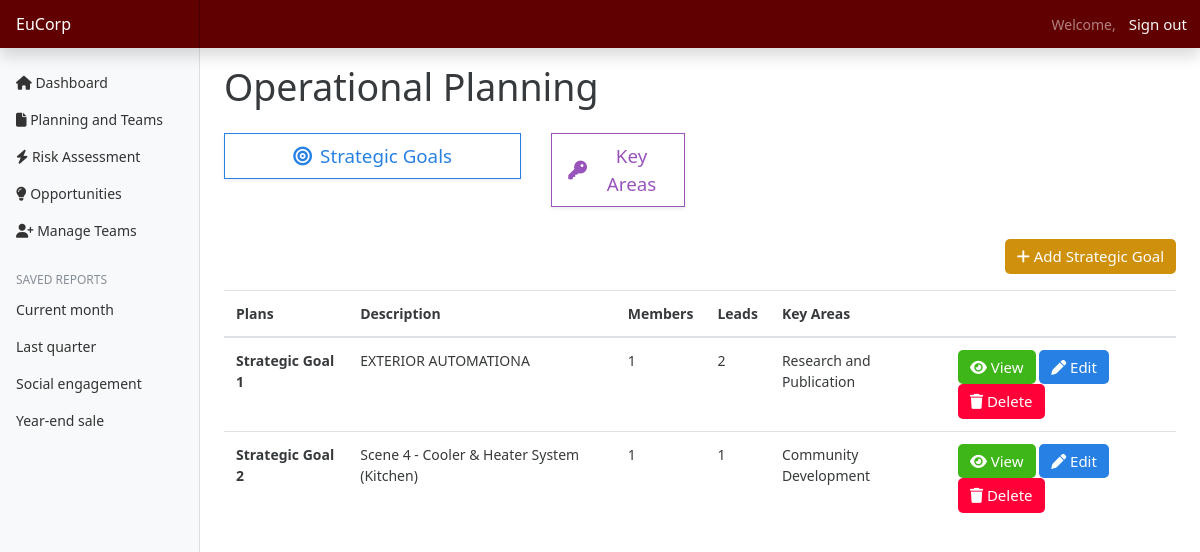
The app's page /plans/ (signed in), older data.
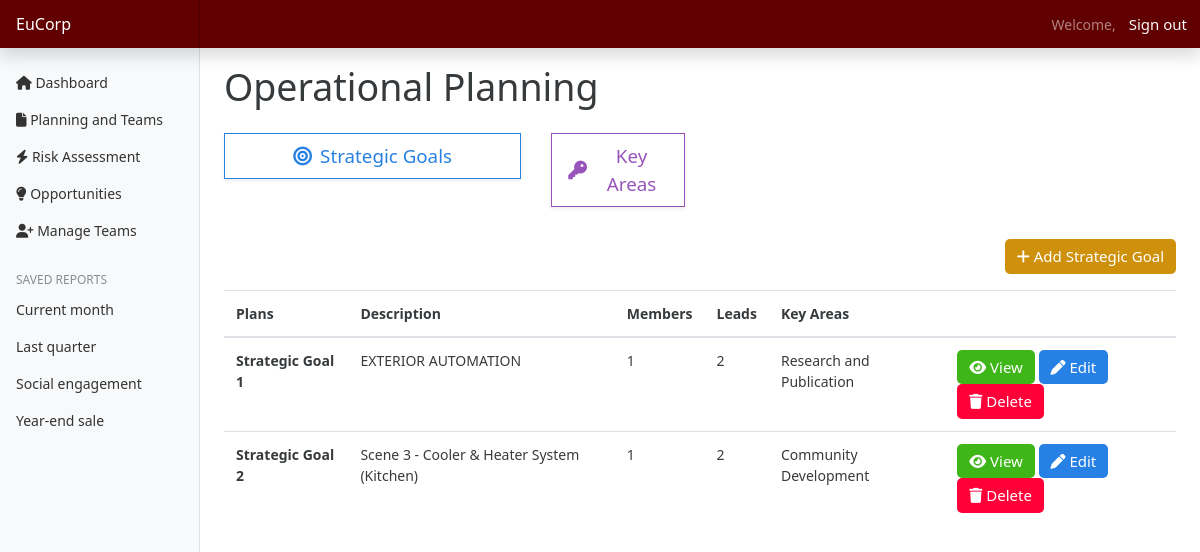
The same page, newer data.
### plans/models.py (models this page shows, shortened)
class StrategicGoals(models.Model):
    goal_id = models.AutoField(primary_key=True)
    name = models.CharField(max_length=255)
    keyArea = models.ForeignKey(KeyAreas, on_delete=models.CASCADE)
    members = models.ManyToManyField(DepartmentHeads)
    leads = models.ManyToManyField(Lead)  # Ensure this is ManyToManyField if needed
    class Meta:
        unique_together = (('goal_id',))

class KeyAreas(models.Model):
    name = models.CharField(max_length=255)
    department = models.ForeignKey(to=DepartmentHeads, on_delete=models.CASCADE)

### plans/views.py (the view, shortened to what this page needs)
# urls.py: path('', views.index, name="dashboard"),
@login_required(login_url='authentication/login')
def index(request):
    if request.user.is_superuser:
        strategicGoals = StrategicGoals.objects.all()
        context = {
            'strategicGoals': strategicGoals
        }
        return render(request, 'plans/indexAdmin.html', context)

### departments/models.py (called while the page is built)
    def __str__(self):
        return self.name

### leads/models.py (called while the page is built)
    def __str__(self):
        return self.name

### templates/plans/indexAdmin.html (shortened to what this page needs)
{% extends 'base.html' %}
{% load static %}
{% block content %}
<h1>Operational Planning </h1>
<div class="row mt-4">
  <div class="col-md-4">
    <a href="{% url 'plans' %}" class="btn btn-outline-primary btn-lg btn-block shadow-sm d-flex align-items-center justify-content-center" role="button">
      <i class="fas fa-bullseye mr-2"></i>
      Strategic Goals
    </a>
  </div>
  <div class="col-md-2 mb-3">
    <a href="{% url 'keyAreas' %}" class="btn btn-outline-info btn-lg btn-block shadow-sm d-flex align-items-center justify-content-center" role="button">
      <i class="fas fa-key mr-2"></i>
      Key Areas
    </a>
  </div>
</div>
<a href="{% url 'addStratGoals' %}" class="btn btn-primary float-right mb-3 mt-3" style="background-color: #CF910C; border-radius: 5px; border: none;"><i class="fa-solid fa-add"></i> Add Strategic Goal</a>
<table class="table mt-3">
  <thead>
    <tr>
      <th scope="col">Plans</th>
      <th scope="col">Description</th>
      <th scope="col">Members</th>
      <th scope="col">Leads</th>
      <th scope="col">Key Areas</th>
      <th scope="col"></th>
    </tr>
  </thead>
  <tbody>
    {% for strategicGoal in strategicGoals %}
    <tr>
      <th scope="row">Strategic Goal {{ strategicGoal.goal_id }}</th>
      <td>{{ strategicGoal.name }}</td>
      <td>
        {{strategicGoal.members.count}}
      </td>
      <td>
        {{strategicGoal.leads.count}}
      </td>
      <td>{{ strategicGoal.keyArea.name }}</td>
      <td>
        <a href="{% url 'strategicGoal' strategicGoal.goal_id %}" class="btn btn-success" style="border-radius: 5px; border: none;"><i class="fas fa-eye"></i> View</a>
        <a href="{% url 'editStrategicGoal' strategicGoal.goal_id %}" class="btn btn-primary" style="border-radius: 5px; border: none;"><i class="fas fa-pen"></i> Edit</a>
        <a href="{% url 'deleteStratGoal' strategicGoal.goal_id %}" class="btn btn-danger" style="border-radius: 5px; border: none;"><i class="fa-solid fa-trash"></i> Delete</a>
      </td>
    </tr>
    {% endfor %}
  </tbody>
</table>
{% endblock %}

Row changes from the older to the newer data that the page shows:
changed StrategicGoals "Research and Publication": name "EXTERIOR AUTOMATIONA" → "EXTERIOR AUTOMATION"
changed StrategicGoals "Community Development": name "Scene 4 - Cooler & Heater System (Kitchen)" → "Scene 3 - Cooler & Heater System (Kitchen)"; leads.count "1" → "2"
